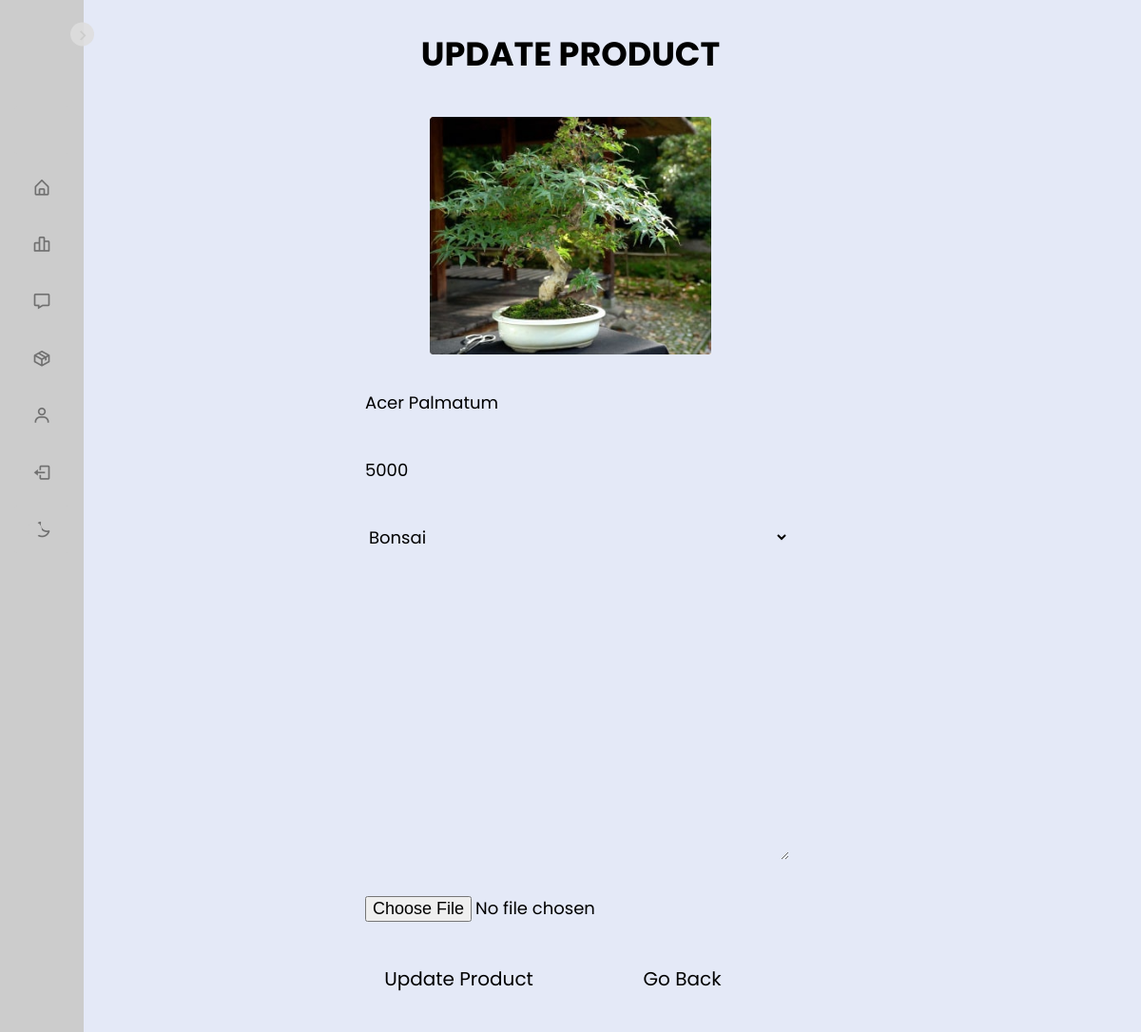
The page /admin_update_product.php?update=24 (signed in) on the database its author committed.
### tables this page shows
CREATE TABLE `products` (
  `id` int(100) NOT NULL,
  `name` varchar(100) NOT NULL,
  `category` varchar(20) NOT NULL,
  `details` varchar(500) NOT NULL,
  `price` int(100) NOT NULL,
  `image` varchar(100) NOT NULL
);

### admin_update_product.php (the view, shortened to what this page needs)
<?php
@include 'config.php';
?>
<!DOCTYPE html>
<html lang="en">
<head>
   <link rel="stylesheet" href="https://cdnjs.cloudflare.com/ajax/libs/font-awesome/6.1.1/css/all.min.css">
   <link rel="stylesheet" href="css/admin_style.css">
</head>
<body>
<?php include 'headerr.php'; ?>
<section class="update-product">
   <h1 class="title">Update product</h1>
   <?php
      $update_id = $_GET['update'];
      $select_products = $conn->prepare("SELECT * FROM `products` WHERE id = ?");
      $select_products->execute([$update_id]);
      if($select_products->rowCount() > 0){
         while($fetch_products = $select_products->fetch(PDO::FETCH_ASSOC)){
   ?>
   <form action="" method="post" enctype="multipart/form-data">
      <img src="uploaded_img/<?= $fetch_products['image']; ?>" alt="">
      <input type="text" name="name" placeholder="enter product name" required class="box" value="<?= $fetch_products['name']; ?>">
      <input type="number" name="price" min="0" placeholder="enter product price" required class="box" value="<?= $fetch_products['price']; ?>">
      <select name="category" class="box" required>
         <option selected><?= $fetch_products['category']; ?></option>
      </select>
      <textarea name="details" required placeholder="enter product details" class="box" cols="30" rows="10"><?= $fetch_products['details']; ?></textarea>
      <input type="file" name="image" class="box" accept="image/jpg, image/jpeg, image/png,webp">
      <div class="flex-btn">
         <input type="submit" class="btn" value="update product" name="update_product">
         <a href="admin_products.php" class="option-btn">Go back</a>
      </div>
   </form>
   <?php
         }
      }else{
         echo '<p class="empty">No products found!</p>';
      }
   ?>
</section>
</body>
</html>

### css/admin_style.css (style rules this page uses)
.update-product form { max-width: 50rem; padding:2rem; margin:0 auto; text-align: center; border:var(--border); box-shadow: var(--box-shadow); background-color: var(--white); border-radius: .5rem; }
.update-product form img { height: 25rem; object-fit: cover; margin-bottom: 1rem; }
.update-product form .box { width: 100%; border:var(--border); background-color: var(--white); border-radius: .5rem; background-color: var(--light-bg); padding:1.2rem 1.4rem; font-size: 1.8rem; color:var(--black); margin:1rem 0; }

### css/components.css (style rules this page uses)
* { font-family: 'Rubik', sans-serif; margin:0; padding:0; box-sizing: border-box; outline: none; border:none; text-decoration: none; color:var(--black); }
html { font-size: 62.5%; overflow-x: hidden; scroll-behavior: smooth; scroll-padding-top: 6.5rem; }
section { padding:3rem 2rem; max-width: 1200px; margin:0 auto; }
.btn, .delete-btn, .option-btn { display: block; width: 100%; margin-top: 1rem; border-radius: .5rem; color:var(--white); font-size: 2rem; padding:1.3rem 3rem; text-transform: capitalize; cursor: pointer; text-align: center; }
.btn { background-color: var(--green); }
.option-btn { background-color: var(--orange); }
.flex-btn { display: flex; flex-wrap: wrap; gap:1rem; }
.flex-btn > * { flex:1; }
.title { text-align: center; margin-bottom: 2rem; text-transform: uppercase; color:var(--black); font-size: 3.5rem; }

### headerr.php (style rules this page uses)
* { margin: 0; padding: 0; box-sizing: border-box; font-family: 'Poppins', sans-serif; }
:root { --body-color: #E4E9F7; --sidebar-color: #ccc; --primary-color: #dddd; --primary-color-light: #ccc; --toggle-color: #DDD; --text-color: #707070; --tran-03: all 0.2s ease; --tran-03: all 0.3s ease; --tran-04: all 0.3s ease; --tran-05: all 0.3s ease; }
body { min-height: 100vh; background-color: var(--body-color); transition: var(--tran-05); }

### rows shown on the page
products: image (picture), name "Acer Palmatum", price "5000", category "Bonsai"
